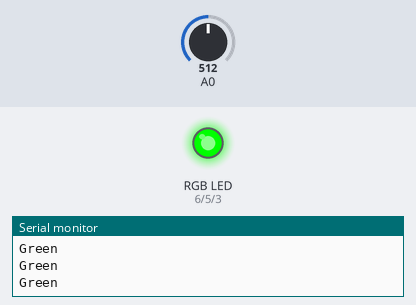
Recording of a sketch running on a simulated Arduino Uno, built with avr-gcc and run on an emulated ATmega328P. Parts: an RGB LED mixed from three pins (HIGH = lit), the last lines printed to the serial monitor. The test bench sets the inputs (shaded band); at power-on: A0 = 512.

Above: at 1.2 s.
1.3 s: A0 set to 591
2.8 s: A0 set to 609
At 3.7 s:
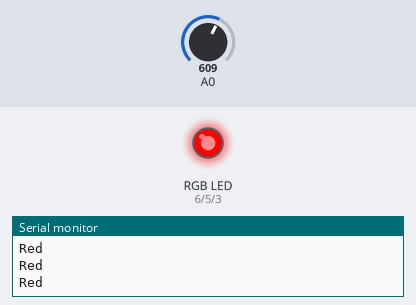
4.3 s: A0 set to 784
7.3 s: A0 set to 818
At 8.5 s:
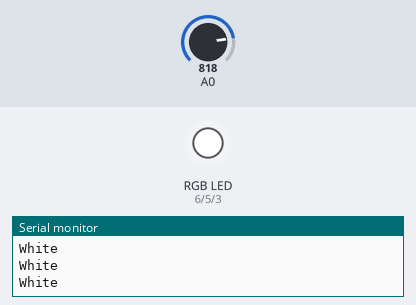
8.8 s: A0 set to 390
At 9.6 s:
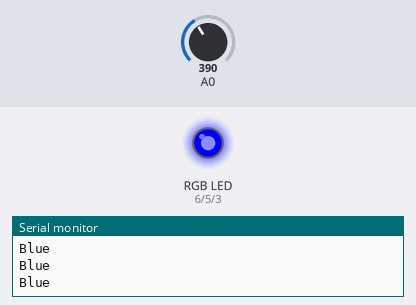
10.3 s: A0 set to 210
11.8 s: A0 set to 192
At 13.2 s:
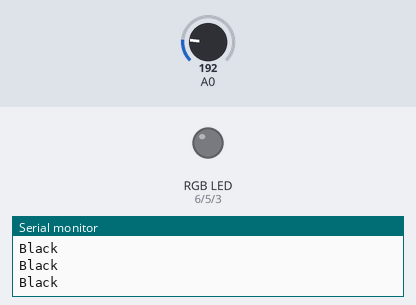
Timing chart, 0 to 14.3 s (numbered marks = the images above; inputs shaded):
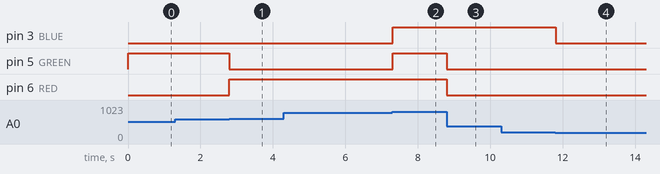

Measured:
- the behaviour switches between 599 and 600 on A0 (found by bisection; images 0 and 1)
- the behaviour switches between 799 and 800 on A0 (found by bisection; images 1 and 2)
- the behaviour switches between 200 and 199 on A0 (found by bisection; images 3 and 4)
- after the input at 2.8 s, pin 5 (GREEN): HIGH → LOW at once; pin 6 (RED): LOW → HIGH at once
- after the input at 7.3 s, pin 3 (BLUE), pin 5 (GREEN): LOW → HIGH at once
- after the input at 8.8 s, pin 5 (GREEN), pin 6 (RED): HIGH → LOW at once
- after the input at 11.8 s, pin 3 (BLUE): HIGH → LOW at once

The sketch:

15_POT_RGB_.ino
```cpp
/*
  POT Bit Value and RGB
  Use potentiometer, set pin to A0 as input
  Analog read on pin A0 and prints the results to the Serial Monitor bit value
  Analog write to set state of RGB LED
  Use serial begin to start serial monitoring, and use serial.print or serial.println to print value
  Use bit value of analog read to determine siaply of RGB LED
  As you turn the potentiometer the bit value increases
  As bit value increases it changes colour
*/

//set pin numbers
const int BLUE = 3;
const int GREEN = 5;
const int RED = 6;

const int potValue = A0;

// the setup function runs once when you press reset or power the board
void setup() {

  pinMode(BLUE, OUTPUT);  // setting blue (pin 3) as output (RGB LED)
  pinMode(GREEN, OUTPUT); // setting green (pin 5) as output (RGB LED)
  pinMode(RED, OUTPUT); // setting red (pin 6) as output (RGB LED)
  Serial.begin(9600); // start serial connection
}

// the loop routine runs over and over again forever
void loop() {
  int potValue = analogRead(A0); // read the input on analog pin 0

  if(potValue < 200) // if bit value is less than 200 RGB LED is black
  {
    analogWrite(BLUE, 0); // Turns off the pin or colour on the RGB LED ranges between 0-255 for analog outputs, 0 lowest value
    analogWrite(GREEN, 0); // Turns off the pin or colour on the RGB LED ranges between 0-255 for analog outputs, 0 lowest value
    analogWrite(RED, 0); // Turns off the pin or colour on the RGB LED ranges between 0-255 for analog outputs, 0 lowest value
    Serial.println("Black"); // pushbutton print value
  }
  else if(potValue < 400) // if bit value is less than 400 RGB LED is blue
  {
    analogWrite(BLUE, 255); //Turns on the pin or colour on the RGB LED ranges between 0-255 for analog outputs, 255 highest value
    analogWrite(GREEN, 0); // Turns off the pin or colour on the RGB LED ranges between 0-255 for analog outputs, 0 lowest value
    analogWrite(RED, 0); // Turns off the pin or colour on the RGB LED ranges between 0-255 for analog outputs, 0 lowest value
    Serial.println("Blue"); // pushbutton print value
  }
  else if(potValue < 600) // if bit value is less than 600 RGB LED is green
  {
    analogWrite(BLUE, 0); // Turns off the pin or colour on the RGB LED ranges between 0-255 for analog outputs, 0 lowest value
    analogWrite(GREEN, 255); //Turns on the pin or colour on the RGB LED ranges between 0-255 for analog outputs, 255 highest value
    analogWrite(RED, 0); // Turns off the pin or colour on the RGB LED ranges between 0-255 for analog outputs, 0 lowest value
    Serial.println("Green"); // pushbutton print value
  }
  else if(potValue < 800) // if bit value is less than 800, RGB LED is red
  {
    analogWrite(BLUE, 0); // Turns off the pin or colour on the RGB LED ranges between 0-255 for analog outputs, 0 lowest value
    analogWrite(GREEN, 0); // Turns off the pin or colour on the RGB LED ranges between 0-255 for analog outputs, 0 lowest value
    analogWrite(RED, 255); //Turns on the pin or colour on the RGB LED ranges between 0-255 for analog outputs, 255 highest value
    Serial.println("Red"); // pushbutton print value
  }
  else // if bit value is more than 800, RGB LED is white
  {
  analogWrite(BLUE, 255); //Turns on the pin or colour on the RGB LED ranges between 0-255 for analog outputs, 255 highest value
  analogWrite(GREEN, 255); //Turns on the pin or colour on the RGB LED ranges between 0-255 for analog outputs, 255 highest value
  analogWrite(RED, 255); //Turns on the pin or colour on the RGB LED ranges between 0-255 for analog outputs, 255 highest value
  Serial.println("White"); // pushbutton print value
  }
}
```
